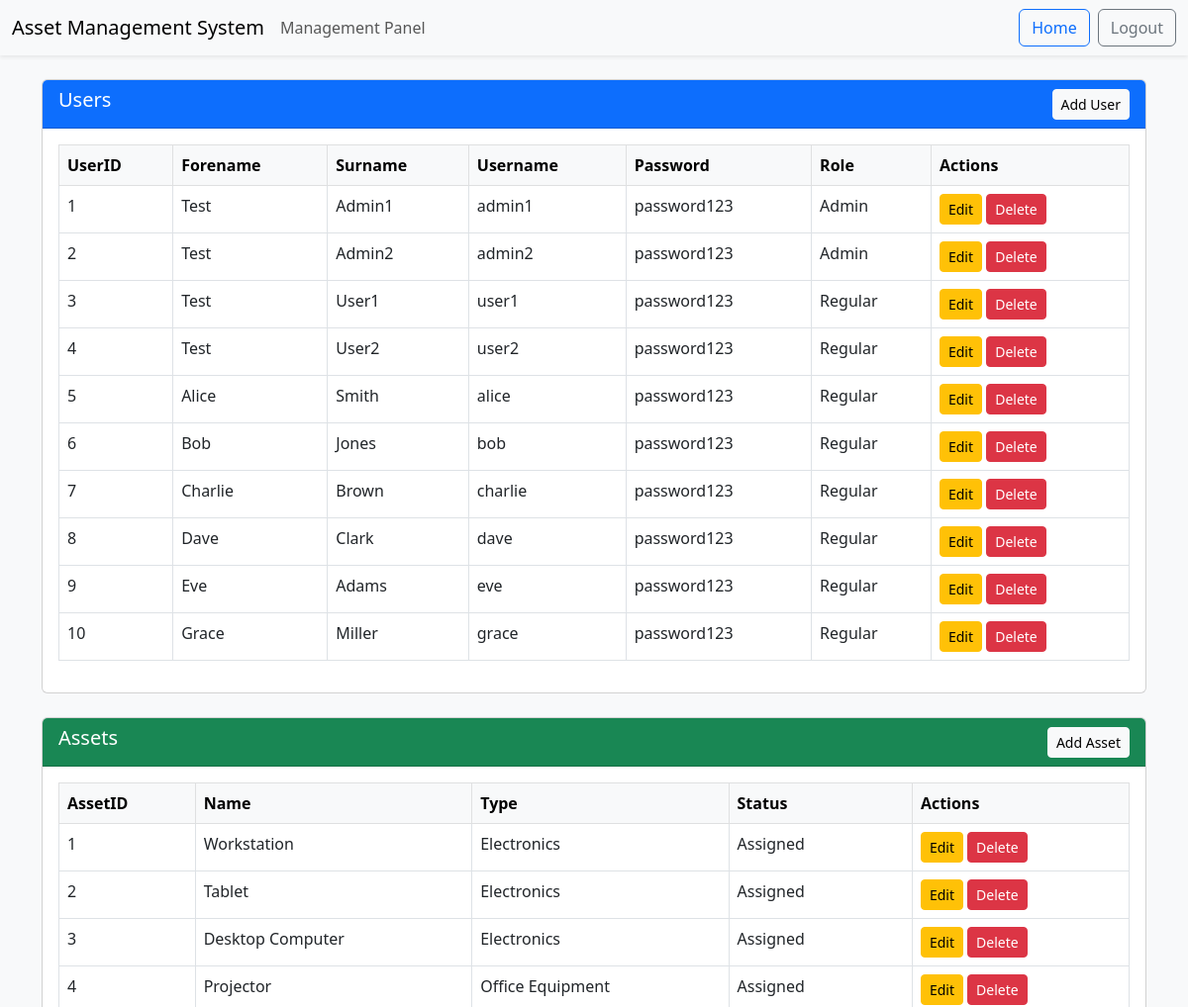
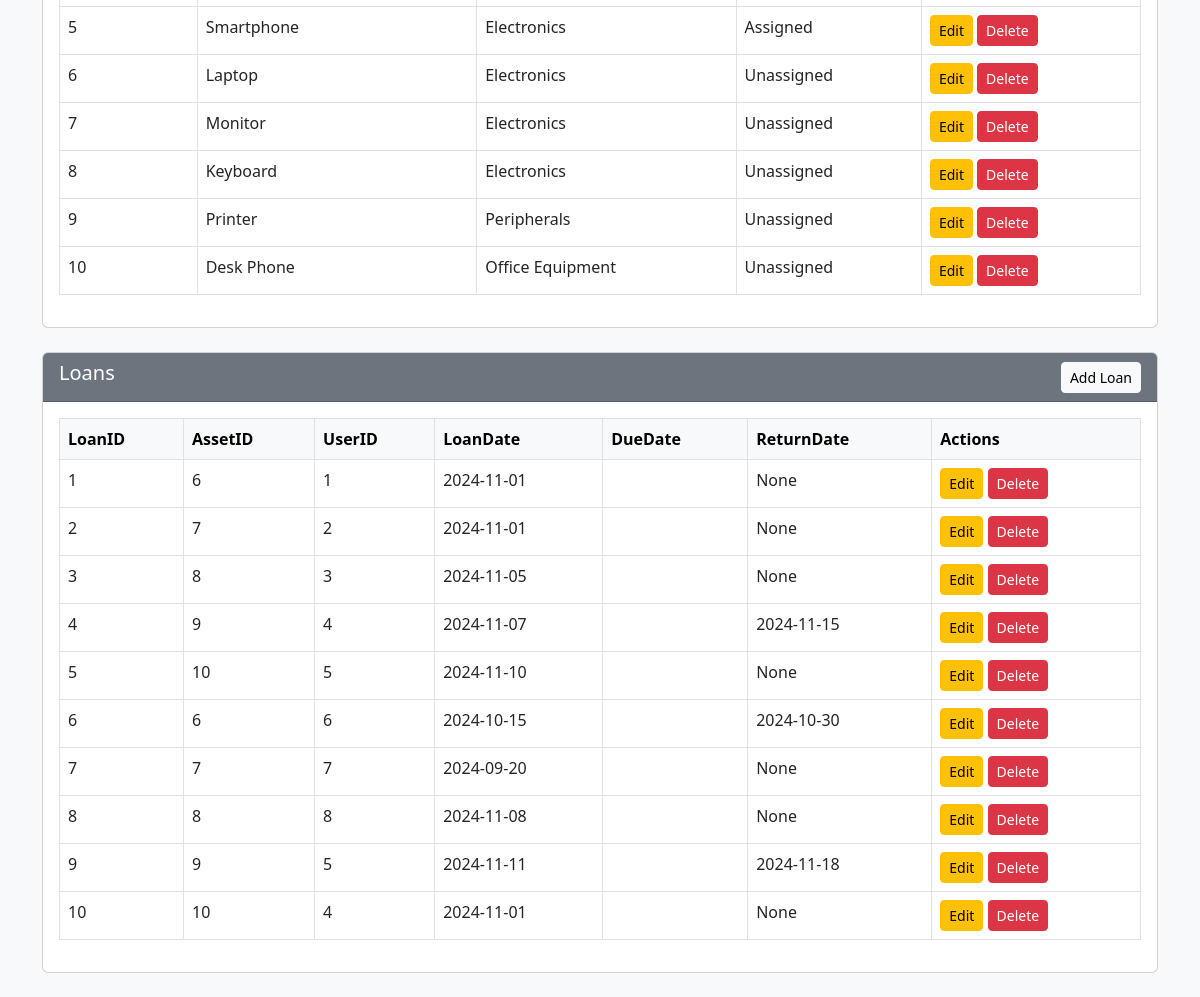
The app's page /management/ (signed in) with its own data (2 pictures, top to bottom).
### tables this page shows
CREATE TABLE Users (
    UserID INTEGER PRIMARY KEY AUTOINCREMENT,
    Forename TEXT NOT NULL,
    Surname TEXT NOT NULL,
    Username TEXT NOT NULL UNIQUE,
    Password TEXT NOT NULL,
    Role TEXT CHECK(Role IN ('Admin', 'Regular')) NOT NULL
);

CREATE TABLE Assets (
    AssetID INTEGER PRIMARY KEY AUTOINCREMENT,
    Name TEXT NOT NULL,
    Type TEXT NOT NULL,
    Status TEXT CHECK(Status IN ('Unassigned', 'Assigned', 'Service/Repair')) NOT NULL
);

CREATE TABLE Loans (
    LoanID INTEGER PRIMARY KEY AUTOINCREMENT,
    AssetID INTEGER NOT NULL, -- Foreign key to Assets
    UserID INTEGER NOT NULL, -- Foreign key to Users
    LoanDate DATE NOT NULL,
    ReturnDate DATE,
    FOREIGN KEY (AssetID) REFERENCES Assets(AssetID) ON DELETE CASCADE,
    FOREIGN KEY (UserID) REFERENCES Users(UserID) ON DELETE CASCADE
);

### controllers/management_controller.py (the view)
@management_bp.route('/')
def index():
    users = User.get_all_users()
    assets = Asset.get_all_assets()
    loans = Loan.get_all_loans()
    return render_template('management.html', users=users, assets=assets, loans=loans)

### app.py (called while the page is built)
@app.before_request
def check_login_status():
    excluded_routes = ["/auth/login", "/auth/signup","static"] #Static needed so js can run
    if not session.get('logged_in') and not any(route in request.path for route in excluded_routes):
        return redirect(url_for('auth.login'))  # Redirect to login if not logged in
    elif session.get('logged_in') and request.path == "/":
        return redirect(url_for('home.index'))  # Redirect to home if logged in

### db.py (called while the page is built)
def get_db():
    if 'db' not in g:
        g.db = sqlite3.connect(DATABASE)
        g.db.row_factory = sqlite3.Row
    return g.db

### models/asset_model.py (called while the page is built)
    @staticmethod
    def get_all_assets():
        db = get_db()
        return db.execute("SELECT * FROM Assets").fetchall()

### models/loan_model.py (called while the page is built)
    @staticmethod
    def get_all_loans():
        db = get_db()
        return db.execute("SELECT * FROM Loans").fetchall()

### models/user_model.py (called while the page is built)
    @staticmethod
    def get_all_users():
        db = get_db()
        return db.execute("SELECT * FROM Users").fetchall()

### templates/management.html (shortened to what this page needs)
<!DOCTYPE html>
<html lang="en">
<head>
    <link href="https://cdn.jsdelivr.net/npm/bootstrap@5.3.0/dist/css/bootstrap.min.css" rel="stylesheet">
</head>
<body class="bg-light">
    <nav class="navbar navbar-light bg-light shadow-sm">
        <div class="container-fluid">
            <a class="navbar-brand" href="#">Asset Management System</a>
            <span class="navbar-text">Management Panel</span>
            <div class="d-flex ms-auto">
                <a href="/home" class="btn btn-outline-primary me-2">Home</a>
                <a href="../auth/logout" class="btn btn-outline-secondary" onclick="return confirmLogout()">Logout</a>
            </div>
        </div>
    </nav>
    <div class="container mt-4">
        <div class="card mb-4">
            <div class="card-header bg-primary text-white d-flex justify-content-between align-items-center">
                <h5>Users</h5>
                <button class="btn btn-light btn-sm" data-bs-toggle="modal" data-bs-target="#addModal" data-type="user">
                     Add User
                </button>
            </div>
            <div class="card-body">
                <table class="table table-bordered table-hover">
                    <thead class="table-light">
                        <tr>
                            <th>UserID</th>
                            <th>Forename</th>
                            <th>Surname</th>
                            <th>Username</th>
                            <th>Password</th>
                            <th>Role</th>
                            <th>Actions</th>
                        </tr>
                    </thead>
                    <tbody>
                        {% for user in users %}
                        <tr>
                            <td>{{ user['UserID'] }}</td>
                            <td>{{ user['Forename'] }}</td>
                            <td>{{ user['Surname'] }}</td>
                            <td>{{ user['Username'] }}</td>
                            <td>{{ user['Password'] }}</td>
                            <td>{{ user['Role'] }}</td>
                            <td>
                                <button class="btn btn-warning btn-sm edit-button" data-type="user"
                                    data-id="{{ user['UserID'] }}" data-row="{{ loop.index }}">Edit</button>
                                <button class="btn btn-danger btn-sm delete-button" data-type="user"
                                    data-id="{{ user['UserID'] }}">Delete</button>
                            </td>
                        </tr>
                        {% endfor %}
                    </tbody>
                </table>
            </div>
        </div>
        <div class="card mb-4">
            <div class="card-header bg-success text-white d-flex justify-content-between align-items-center">
                <h5>Assets</h5>
                <button class="btn btn-light btn-sm" data-bs-toggle="modal" data-bs-target="#addModal"
                    data-type="asset">
                     Add Asset
                </button>
            </div>
            <div class="card-body">
                <table class="table table-bordered table-hover">
                    <thead class="table-light">
                        <tr>
                            <th>AssetID</th>
                            <th>Name</th>
                            <th>Type</th>
                            <th>Status</th>
                            <th>Actions</th>
                        </tr>
                    </thead>
                    <tbody>
                        {% for asset in assets %}
                        <tr>
                            <td>{{ asset['AssetID'] }}</td>
                            <td>{{ asset['Name'] }}</td>
                            <td>{{ asset['Type'] }}</td>
                            <td>{{ asset['Status'] }}</td>
                            <td>
                                <button class="btn btn-warning btn-sm edit-button" data-type="asset"
                                    data-id="{{ asset['AssetID'] }}" data-row="{{ loop.index }}">Edit</button>
                                <button class="btn btn-danger btn-sm delete-button" data-type="asset"
                                    data-id="{{ asset['AssetID'] }}">Delete</button>
                            </td>
                        </tr>
                        {% endfor %}
                    </tbody>
                </table>
            </div>
        </div>
        <div class="card mb-4">
            <div class="card-header bg-secondary text-white d-flex justify-content-between align-items-center">
                <h5>Loans</h5>
                <button class="btn btn-light btn-sm" data-bs-toggle="modal" data-bs-target="#addModal" data-type="loan">
                     Add Loan
                </button>
            </div>
            <div class="card-body">
                <table class="table table-bordered table-hover">
                    <thead class="table-light">
                        <tr>
                            <th>LoanID</th>
                            <th>AssetID</th>
                            <th>UserID</th>
                            <th>LoanDate</th>
                            <th>DueDate</th>
                            <th>ReturnDate</th>
                            <th>Actions</th>
                        </tr>
                    </thead>
                    <tbody>
                        {% for loan in loans %}
                        <tr>
                            <td>{{ loan['LoanID'] }}</td>
                            <td>{{ loan['AssetID'] }}</td>
                            <td>{{ loan['UserID'] }}</td>
                            <td>{{ loan['LoanDate'] }}</td>
                            <td>{{ loan['DueDate'] }}</td>
                            <td>{{ loan['ReturnDate'] }}</td>
                            <td>
                                <button class="btn btn-warning btn-sm edit-button" data-type="loan"
                                    data-id="{{ loan['LoanID'] }}" data-row="{{ loop.index }}">Edit</button>
                                <button class="btn btn-danger btn-sm delete-button" data-type="loan"
                                    data-id="{{ loan['LoanID'] }}">Delete</button>
                            </td>
                        </tr>
                        {% endfor %}
                    </tbody>
                </table>
            </div>
        </div>
    </div>
</body>
</html>

### records on screen
Users: UserID "1", Forename "Test", Surname "Admin1", Username "admin1", Password "password123", Role "Admin"
Users: UserID "2", Forename "Test", Surname "Admin2", Username "admin2", Password "password123", Role "Admin"
Users: UserID "3", Forename "Test", Surname "User1", Username "user1", Password "password123", Role "Regular"
Users: UserID "4", Forename "Test", Surname "User2", Username "user2", Password "password123", Role "Regular"
Users: UserID "5", Forename "Alice", Surname "Smith", Username "alice", Password "password123", Role "Regular"
Users: UserID "6", Forename "Bob", Surname "Jones", Username "bob", Password "password123", Role "Regular"
Users: UserID "7", Forename "Charlie", Surname "Brown", Username "charlie", Password "password123", Role "Regular"
Users: UserID "8", Forename "Dave", Surname "Clark", Username "dave", Password "password123", Role "Regular"
Users: UserID "9", Forename "Eve", Surname "Adams", Username "eve", Password "password123", Role "Regular"
Users: UserID "10", Forename "Grace", Surname "Miller", Username "grace", Password "password123", Role "Regular"
Assets: AssetID "1", Name "Workstation", Type "Electronics", Status "Assigned"
Assets: AssetID "2", Name "Tablet", Type "Electronics", Status "Assigned"
Assets: AssetID "3", Name "Desktop Computer", Type "Electronics", Status "Assigned"
Assets: AssetID "4", Name "Projector", Type "Office Equipment", Status "Assigned"
Assets: AssetID "5", Name "Smartphone", Type "Electronics", Status "Assigned"
Assets: AssetID "6", Name "Laptop", Type "Electronics", Status "Unassigned"
Assets: AssetID "7", Name "Monitor", Type "Electronics", Status "Unassigned"
Assets: AssetID "8", Name "Keyboard", Type "Electronics", Status "Unassigned"
Assets: AssetID "9", Name "Printer", Type "Peripherals", Status "Unassigned"
Assets: AssetID "10", Name "Desk Phone", Type "Office Equipment", Status "Unassigned"
Loans: LoanID "1", AssetID "6", UserID "1", LoanDate "2024-11-01", ReturnDate "None"
Loans: LoanID "2", AssetID "7", UserID "2", LoanDate "2024-11-01", ReturnDate "None"
Loans: LoanID "3", AssetID "8", UserID "3", LoanDate "2024-11-05", ReturnDate "None"
Loans: LoanID "4", AssetID "9", UserID "4", LoanDate "2024-11-07", ReturnDate "2024-11-15"
Loans: LoanID "5", AssetID "10", UserID "5", LoanDate "2024-11-10", ReturnDate "None"
Loans: LoanID "6", AssetID "6", UserID "6", LoanDate "2024-10-15", ReturnDate "2024-10-30"
Loans: LoanID "7", AssetID "7", UserID "7", LoanDate "2024-09-20", ReturnDate "None"
Loans: LoanID "8", AssetID "8", UserID "8", LoanDate "2024-11-08", ReturnDate "None"
Loans: LoanID "9", AssetID "9", UserID "5", LoanDate "2024-11-11", ReturnDate "2024-11-18"
Loans: LoanID "10", AssetID "10", UserID "4", LoanDate "2024-11-01", ReturnDate "None"
